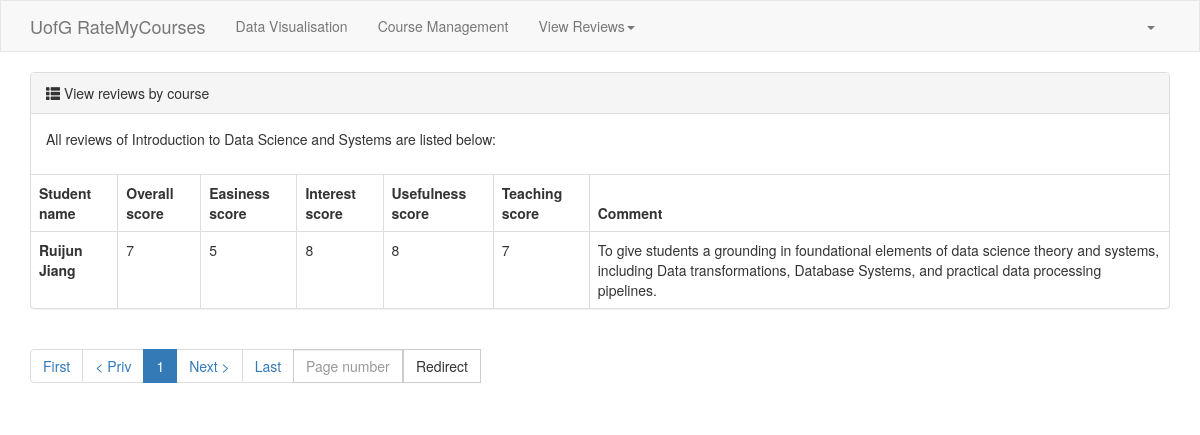
/2/view-reviews-course/ (signed in), run on an earlier commit of the app's database.
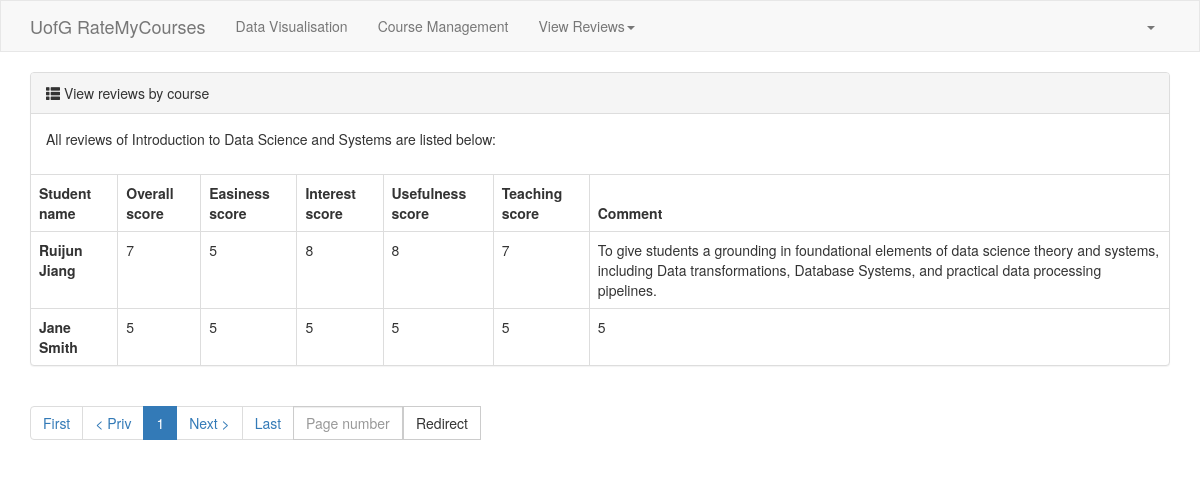
And on a later commit of the database.
### rmc/models.py (models this page shows)
class Course(models.Model):
    name = models.CharField(verbose_name="Name", max_length=64)
    associated_degree_programmes = models.ManyToManyField(to="DegreeProgramme", related_name="degree_programme_courses")

class CourseReview(models.Model):
    student_id = models.ForeignKey(to="Student", to_field="id", on_delete=models.CASCADE)
    course_id = models.ForeignKey(to="Course", to_field="id", on_delete=models.CASCADE)
    overall_score = models.IntegerField(verbose_name="Overall score")
    easiness_score = models.IntegerField(verbose_name="Easiness score")
    interest_score = models.IntegerField(verbose_name="Interest score")
    usefulness_score = models.IntegerField(verbose_name="Usefulness score")
    teaching_score = models.IntegerField(verbose_name="Teaching score")
    comment = models.CharField(max_length=300, default='')

class Student(models.Model):
    email = models.CharField(verbose_name="Email", max_length=64, null=True, blank=True)
    name = models.CharField(verbose_name="Name", max_length=32)
    password = models.CharField(verbose_name="Password", max_length=64)
    gender_choices = (
        (1, "Male"),
        (2, "Female"),
    )
    gender = models.SmallIntegerField(verbose_name="Gender", choices=gender_choices)
    age = models.IntegerField(verbose_name="Age")
    entry_date = models.DateField(verbose_name="Date of entry")
    degree_programme = models.ForeignKey(to="DegreeProgramme", to_field="name", on_delete=models.CASCADE)

### rmc/views.py (the view)
# urls.py: path("<int:courseid>/view-reviews-course/", views.view_reviews_course),
def view_reviews_course(request, courseid):
    reviews = models.CourseReview.objects.filter(course_id=courseid)
    for row in reviews:
        course_name = row.course_id.name
    pagination_object = Pagination(request, reviews)
    contents = {
        "course_name": course_name,
        "queryset": pagination_object.queryset_page,
        "tpl_pagination_navbar": pagination_object.tpl(),
    }
    return render(request, "view-reviews-course.html", contents)

### rmc/templates/view-reviews-course.html
{% extends "layout.html" %}
{% block content %}
    <div class="container">
        <div>
            <div class="panel panel-default">
                <div class="panel-heading">
                    <span class="glyphicon glyphicon-th-list" aria-hidden="true"></span>
                    View reviews by course
                </div>
                <div class="panel-body">
                    <p>All reviews of {{ course_name }} are listed below:</p>
                </div>
                <table class="table table-bordered">
                    <thead>
                    <tr>
                        <th>Student name</th>
                        <th>Overall score</th>
                        <th>Easiness score</th>
                        <th>Interest score</th>
                        <th>Usefulness score</th>
                        <th>Teaching score</th>
                        <th>Comment</th>
                    </tr>
                    </thead>
                    <tbody>
                    {% for obj in queryset %}
                        <tr>
                            <th scope="row">{{ obj.student_id.name }}</th>
                            <td>{{ obj.overall_score }}</td>
                            <td>{{ obj.easiness_score }}</td>
                            <td>{{ obj.interest_score }}</td>
                            <td>{{ obj.usefulness_score }}</td>
                            <td>{{ obj.teaching_score }}</td>
                            <td>{{ obj.comment }}</td>
                        </tr>
                    {% endfor %}
                    </tbody>
                </table>
            </div>
        </div>
        <div class="clearfix">
            <ul class="pagination">
                {{ tpl_pagination_navbar }}
            </ul>
        </div>
    </div>
{% endblock %}

### rmc/templates/layout.html (shortened to what this page needs)
{% load static %}
<!DOCTYPE html>
<html lang="en">
<head>
    <link rel="stylesheet" href="{% static 'plugins/bootstrap-3.4.1-dist/css/bootstrap.min.css' %}">
    <link rel="stylesheet" href="{% static 'css/layout-style.css' %}">
</head>
<body>
<nav class="navbar navbar-default">
    <div class="container">
        <div class="navbar-header">
            <a class="navbar-brand" href="#">UofG RateMyCourses</a>
        </div>
        <div class="collapse navbar-collapse" id="bs-example-navbar-collapse-1">
            <ul class="nav navbar-nav">
                <li><a href="/data-visualisation/">Data Visualisation<span class="sr-only">(current)</span></a></li>
                <li><a href="/course-management/">Course Management</a></li>
                <li class="dropdown">
                    <a href="#" class="dropdown-toggle" data-toggle="dropdown" role="button" aria-haspopup="true"
                       aria-expanded="false">View Reviews<span class="caret"></span></a>
                </li>
            </ul>
            <ul class="nav navbar-nav navbar-right">
                <li class="dropdown">
                    <a href="#" class="dropdown-toggle" data-toggle="dropdown" role="button" aria-haspopup="true"
                       aria-expanded="false">{{ request.session.info.name }}<span class="caret"></span></a>
                </li>
            </ul>
        </div>
    </div>
</nav>
<div>
    {% block content %}{% endblock %}
</div>
</body>
</html>

### rmc/static/css/layout-style.css (style rules this page uses)
.navbar { border-radius: 0; }

What changed in the data, as far as the page shows it:
added CourseReview: student_id.name "Jane Smith", overall_score "5", easiness_score "5", interest_score "5", usefulness_score "5", teaching_score "5", comment "5"
